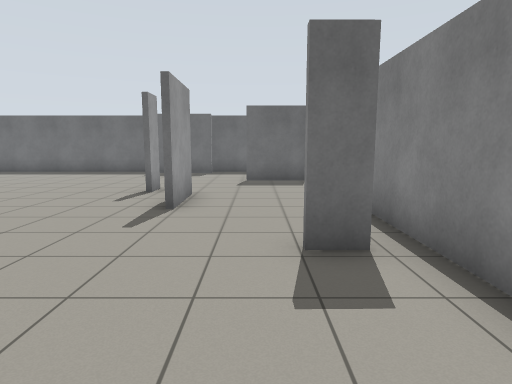
view 1 (above)

15 first-person views from a walk through a world built for the Gazebo simulator. The camera is 1.2 m above the floor, tilts 8° down and sees 75° across. The floor is counted in squares, 1 m on a side. Each view is taken from the middle of a square. On the plan, view 1 faces up. The plan holds only what a view shows up to about 13 squares ahead; the rest is blank. The place goes on beyond the plan.

view 2
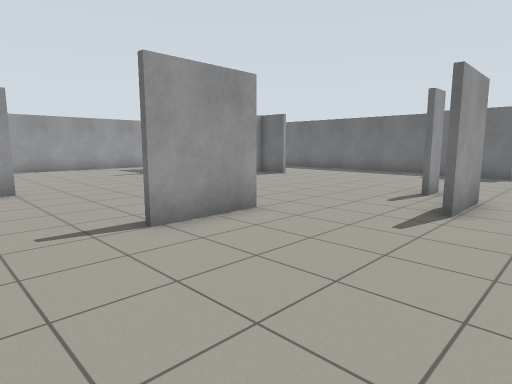

view 3
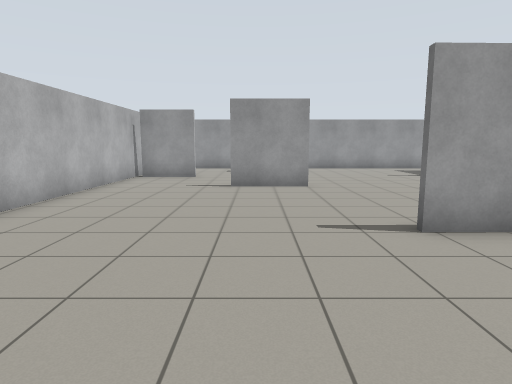

view 4
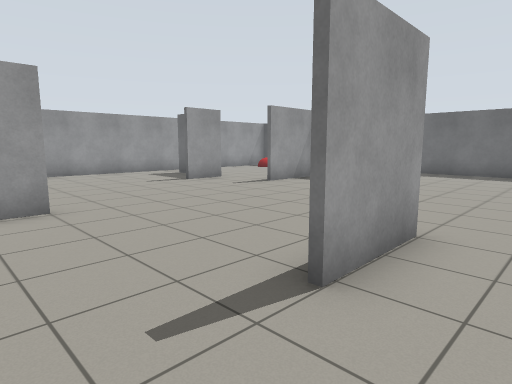

view 5
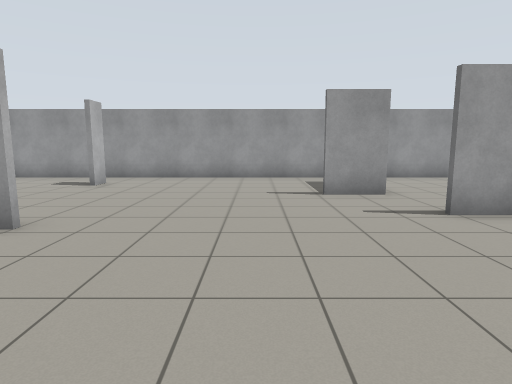

view 6
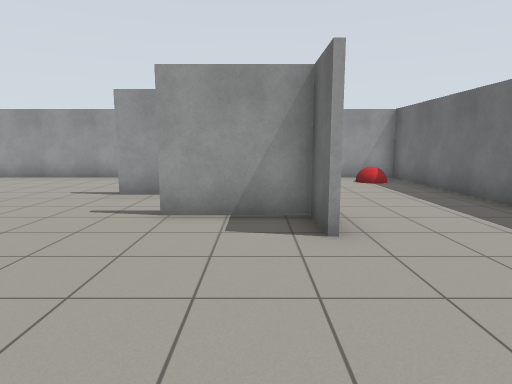

view 7
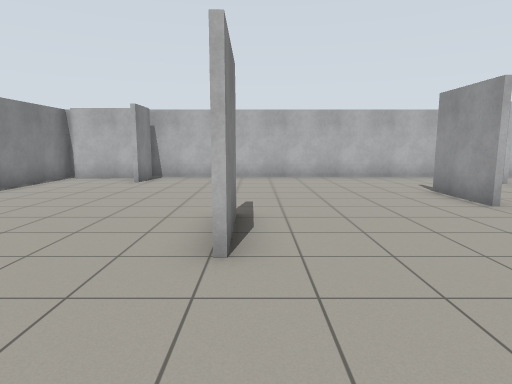

view 8
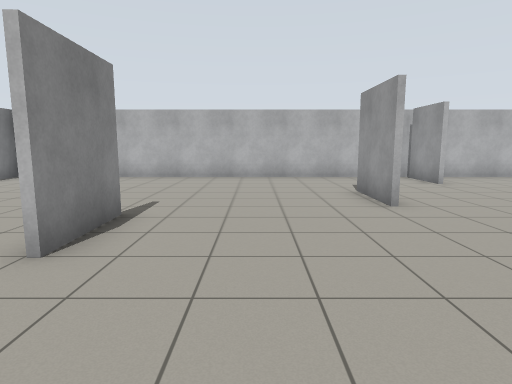

view 9
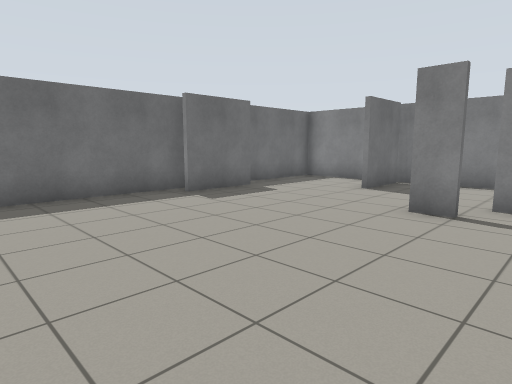

view 10
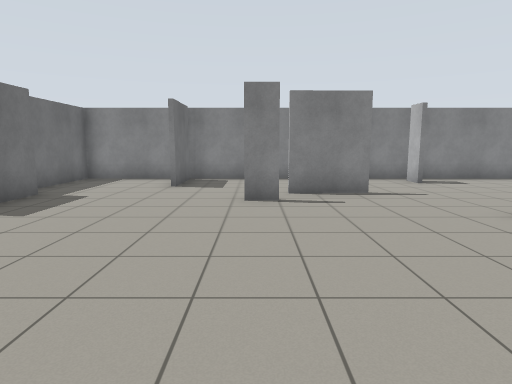

view 11
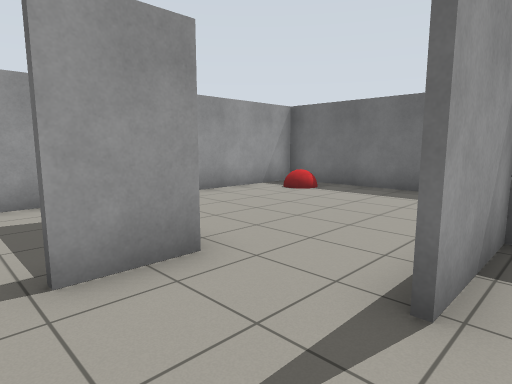

view 12
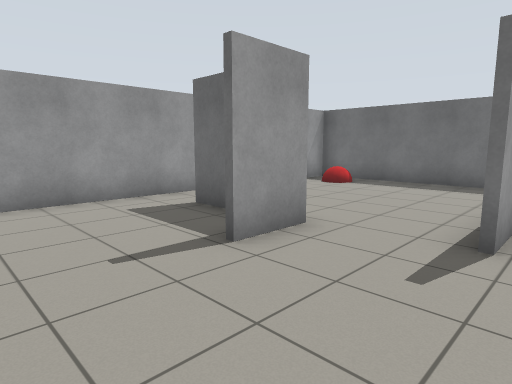

view 13
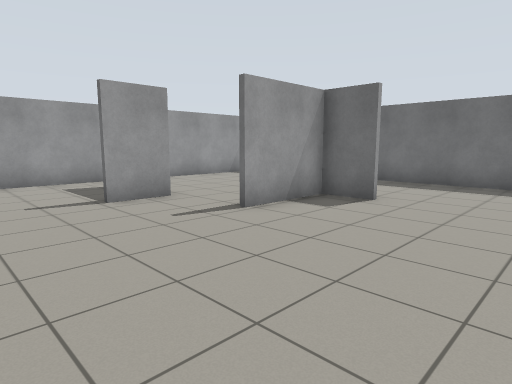

view 14
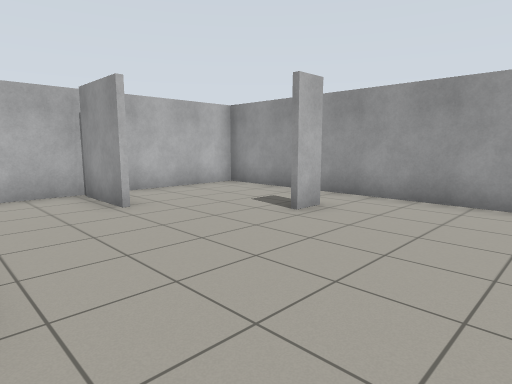

view 15
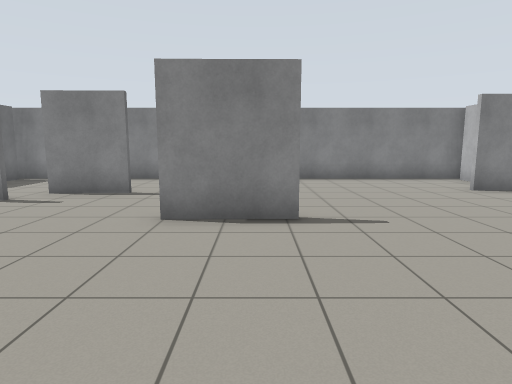

### Floor plan
Points are (right, up) in squares from view 1. A wall is a line through its corners. A room is listed if a view was taken in it or the views show most of it. See-through windows are left out.
Room 1 (views 1, 2, 3, 4, 5, 6, 7, 8, 9, 10, 11, 12, 13, 14, 15)
walls: (-4.5, 4.6) (-4.5, 2.2); (-9.7, 1.6) (-9.7, -0.8); (-4.7, 2.2) (-4.7, 4.6); (-13.1, 8.2) (-13.1, 6.6); (-9.2, 11) (-10.6, 11) (-10.6, 8.2); (-2.8, 8.5) (-2.8, 9.4); (-1.7, 6.1) (-1.7, 8.2); (-2.7, 9.4) (-2.7, 8.5); (-1.6, 8.2) (-1.5, 6.1); (-14.7, 8) (-15.9, 8); (0.5, 3.8) (1.4, 3.9); (-12.7, -2.2) (-12.7, -4.4); (-15.7, 0.2) (-14.9, 0.2); (1.4, 3.7) (0.5, 3.7); (-3.8, 15.1) (-17.4, 15.1) (-17.4, -4.6) (-1.2, -4.6) (-1.2, -2.8); (-1.9, 14.3) (-4.2, 14.3); (1.8, 11.3) (-0.4, 11.3); (-0.6, -4.1) (1.6, -4.1); (2, -4.6) (2, 15.1) (-1.3, 15.1)
objects: red ball (-16, 14)

Positions as (right, up) in squares from view 1, and headings:
1: (0, 0), facing up
2: (0, 0), facing up-left
3: (0, 0), facing left
4: (-3, 0), facing up-left
5: (-5, 5), facing left
6: (-5, 10), facing left
7: (-5, 8), facing down
8: (-7, 8), facing down
9: (-9, 7), facing up-right
10: (-10, 9), facing right
11: (-10, 6), facing up-left
12: (-10, 4), facing up-left
13: (-6, 4), facing up-left
14: (-10, 4), facing down-left
15: (-10, 3), facing right
